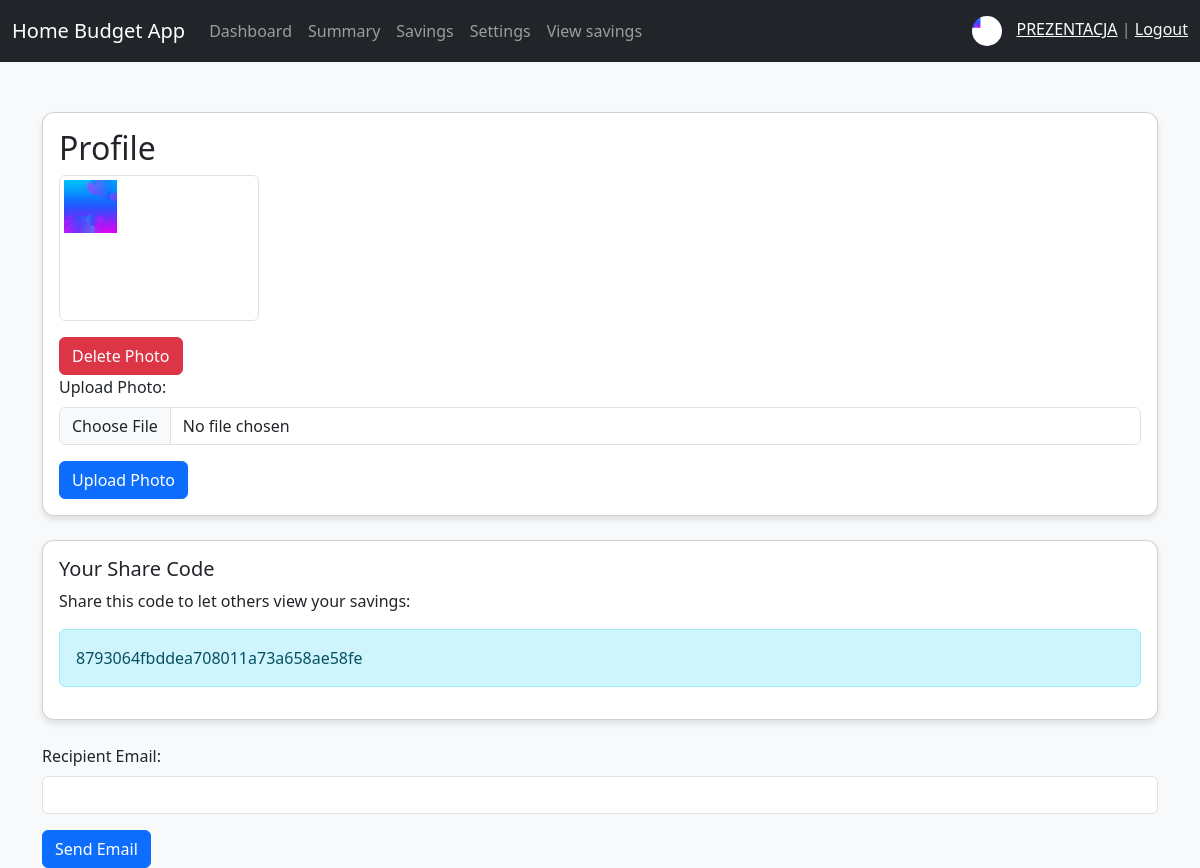
/homebudgetapp/profile.php (signed in), run on the app's committed database.
### tables this page shows
CREATE TABLE `users` (
  `id` int(11) NOT NULL,
  `username` varchar(255) NOT NULL,
  `email` varchar(255) NOT NULL,
  `password` varchar(255) NOT NULL,
  `photo` varchar(255) DEFAULT NULL,
  `budget` decimal(10,2) DEFAULT 0.00,
  `share_code` varchar(255) DEFAULT NULL,
  `created_at` timestamp NOT NULL DEFAULT current_timestamp()
);

### homebudgetapp/profile.php (the view, shortened to what this page needs)
<?php
include 'db.php';
$userId = $_SESSION['user_id'];
$query = $db->prepare("SELECT * FROM users WHERE id = ?");
$query->execute([$userId]);
$user = $query->fetch(PDO::FETCH_ASSOC);
$shareCode = $user['share_code'] ?? '';
?>
<!DOCTYPE html>
<html lang="en">
<head>
    <link href="https://cdn.jsdelivr.net/npm/bootstrap@5.3.0-alpha3/dist/css/bootstrap.min.css" rel="stylesheet">
</head>
<body>
<nav class="navbar navbar-expand-lg navbar-dark bg-dark">
    <div class="container-fluid">
        <a class="navbar-brand" href="dashboard.php">Home Budget App</a>
        <div class="collapse navbar-collapse" id="navbarNav">
            <ul class="navbar-nav me-auto">
                <li class="nav-item"><a class="nav-link" href="dashboard.php">Dashboard</a></li>
                <li class="nav-item"><a class="nav-link" href="summary.php">Summary</a></li>
                <li class="nav-item"><a class="nav-link" href="savings.php">Savings</a></li>
                <li class="nav-item"><a class="nav-link" href="settings.php">Settings</a></li>
                <li class="nav-item"><a class="nav-link" href="view_savings.php">View savings</a></li>
            </ul>
            <span class="navbar-text">
                <?php if (!empty($user['photo'])): ?>
                    <img src="<?= htmlspecialchars($user['photo']) ?>" alt="Profile Photo" class="profile-photo">
                <?php endif; ?>
                <a href="profile.php"><?= htmlspecialchars($user['username'] ?? 'User') ?></a> | <a href="logout.php" class="text-light">Logout</a>
            </span>
        </div>
    </div>
</nav>
<div class="container">
    <div class="card mb-4">
        <div class="card-body">
            <h2 class="card-title">Profile</h2>
            <?php if (isset($user['photo']) && $user['photo']): ?>
                <img src="<?= htmlspecialchars($user['photo']) ?>" alt="Profile Photo" class="img-thumbnail mb-3" style="max-width: 200px;">
                <form method="POST" action="profile.php">
                    <button type="submit" class="btn btn-danger">Delete Photo</button>
                </form>
            <?php endif; ?>
            <form method="POST" action="profile.php" enctype="multipart/form-data">
                <div class="mb-3">
                    <label for="photo" class="form-label">Upload Photo:</label>
                    <input type="file" class="form-control" id="photo" name="photo" required>
                </div>
                <button type="submit" class="btn btn-primary">Upload Photo</button>
            </form>
        </div>
    </div>
    <div class="card mb-4">
        <div class="card-body">
            <h5 class="card-title">Your Share Code</h5>
            <p class="card-text">Share this code to let others view your savings:</p>
            <div class="alert alert-info" role="alert">
                <?= htmlspecialchars($shareCode) ?>
            </div>
        </div>
    </div>
    <form method="GET" action="https://mail.google.com/mail/">
        <div class="mb-3">
            <label for="recipient_email" class="form-label">Recipient Email:</label>
            <input type="email" class="form-control" id="recipient_email" name="to" required>
        </div>
        <button type="submit" class="btn btn-primary">Send Email</button>
    </form>
</div>
</body>
</html>

### homebudgetapp/profile.php (style rules this page uses)
body { background-color: #f8f9fa; }
.container { margin-top: 50px; }
.card { border-radius: 12px; box-shadow: 0 4px 6px rgba(0, 0, 0, 0.1); }
.navbar-text img { border-radius: 50%; width: 30px; height: 30px; margin-right: 10px; }
.profile-photo { width: 30px; height: 30px; border-radius: 50%; margin-right: 10px; }

### data on the page
users: photo (picture), username "PREZENTACJA", share_code "8793064fbddea708011a73a658ae58fe"
